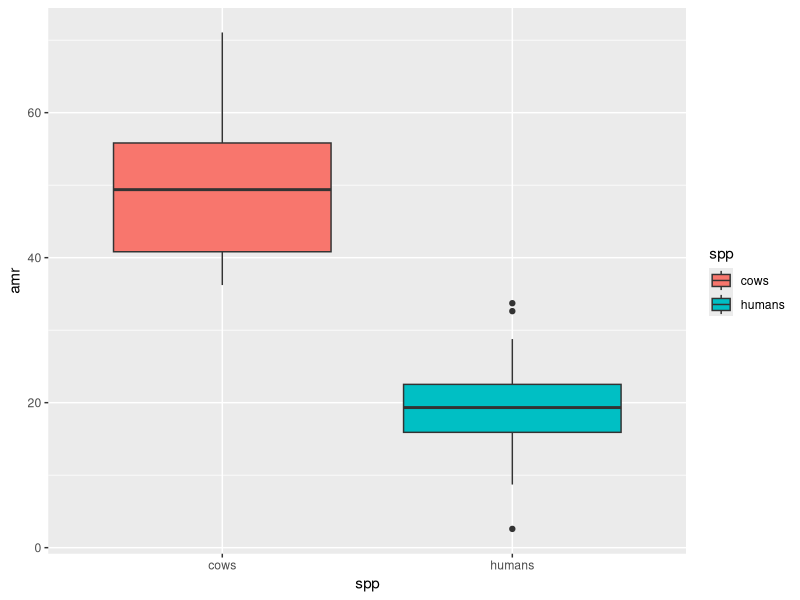
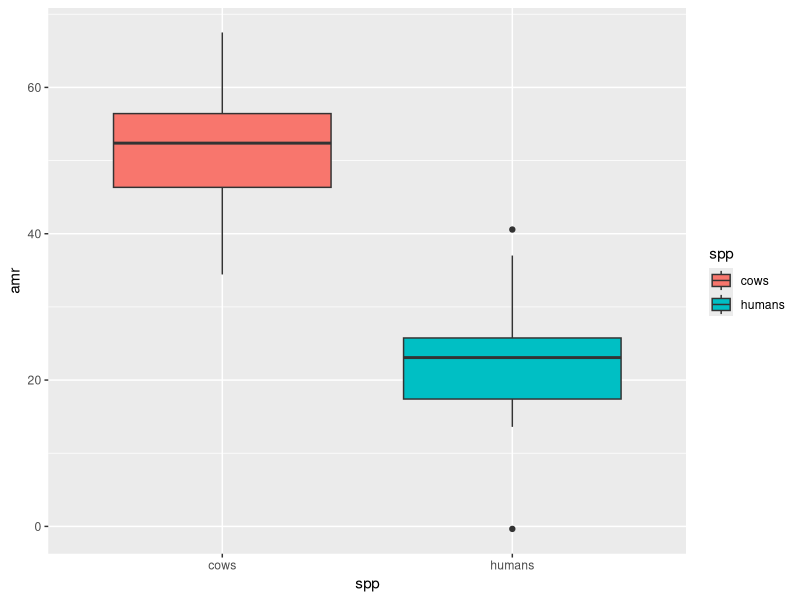
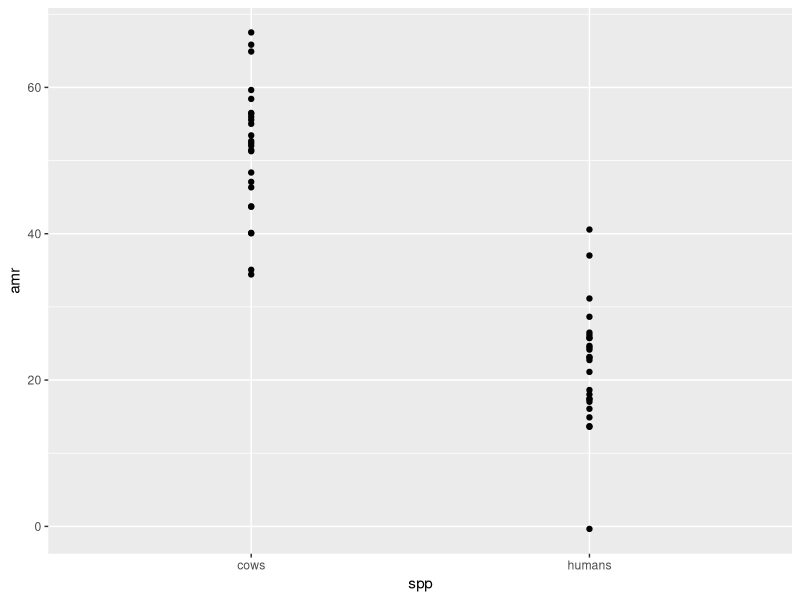

These figures' R source, in order:
## ---- chunk 1
# load library -----------------------------
library(ggplot2)

# create global variables -----------------------------

vari <- data.frame(n_name=c("cows","humans"),# 2 groups
                n_size=c(25,25), # 25 in each group
                n_mean=c(50,21), # means of groups
                n_sd=c(10,7))

  

# -------------------------------
# FUNCTION get_data
# description: generate data frame in correct orientation
# inputs: numberic variables normally distributed, in vector form 
# outputs: data frame
##################################

get_data <- function(vari) { 
  amr <- c(rnorm(n=vari$n_size[1],mean=vari$n_mean[1],sd=vari$n_sd[1]),
                 rnorm(n=vari$n_size[2],mean=vari$n_mean[2],sd=vari$n_sd[2]))
  spp <- rep(vari$n_name,vari$n_size) 
id <- 1:(sum(vari$n_size))
    df <- data.frame(id,spp,amr)

return(df)

} # end of get_data

#---------------------------------


# -------------------------------
# FUNCTION summarize_ANOVA
# description: run ANOVA model on data
# inputs: normally distributed variables of numeric
# outputs: ANOVA model
##################################
summarize_ANOVA <- function(df) {
  z <- aov(amr ~ spp, data=df)
ano_sum <- summary(z)

return(ano_sum)

} # end of calculate_ANOVA
#--------------------------------


# -------------------------------
# FUNCTION datPlot
# description: plotting data
# inputs: data frame with variables of numeric
# outputs: box plot
##################################
datPlot <- function(df) {
ano_plot <- ggplot(data=df,
                 aes(x=spp,
                     y=amr,
                     fill=spp)) +
  geom_boxplot()
 
print(ano_plot)
message("Message: BoxPlot created for ANOVA!")

} # end of graph_normal
#---------------------------------

## ---- chunk 2
df <- get_data(vari) # temporary variable 
summarize_ANOVA(df) 
datPlot(df)
## ---- chunk 3
# -------------------------------
# FUNCTION: pos_reg
# description: calculate regression
# inputs: data frame in which x is categorical variable and y is continuous variable
# outputs: poisson regression
##################################
pos_reg <- function(df) {
posModel <- glm(df[,1]~df[,2], data=df, family=poisson())

return(summary(posModel))

} # end of pos_reg
#---------------------------------


#---------------------------------
###################################
# FUNCTION: posPlot 
# description: plot a poisson regression
# INPUTS: dataframe in which the first col is the x variable and second is the y
# OUTPUTS: a plot of the regression
#-------------------------
posPlot <- function(df) {
  
  posPlot <- ggplot(data=df,aes(x=spp,y=amr)) +
           geom_point() +
           geom_smooth(method="glm",se=TRUE)  
print(posPlot)


} # end of posPlot
#---------------------------------

## ---- chunk 4
df <- get_data(vari) # temporary variable 
summarize_ANOVA(df) 
datPlot(df)
pos_reg(df)
posPlot(df)
